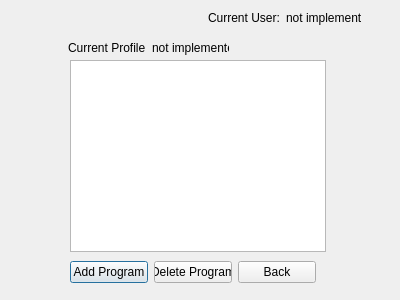
<?xml version="1.0" encoding="UTF-8"?>
<ui version="4.0">
 <class>LoadProfile</class>
 <widget class="QDialog" name="LoadProfile">
  <property name="geometry">
   <rect>
    <x>0</x>
    <y>0</y>
    <width>400</width>
    <height>300</height>
   </rect>
  </property>
  <property name="windowTitle">
   <string>Dialog</string>
  </property>
  <widget class="QListView" name="applicationListView">
   <property name="geometry">
    <rect>
     <x>70</x>
     <y>60</y>
     <width>256</width>
     <height>192</height>
    </rect>
   </property>
  </widget>
  <widget class="QWidget" name="">
   <property name="geometry">
    <rect>
     <x>208</x>
     <y>10</y>
     <width>153</width>
     <height>15</height>
    </rect>
   </property>
   <layout class="QHBoxLayout" name="horizontalLayout">
    <item>
     <widget class="QLabel" name="currentUserLabel">
      <property name="text">
       <string>Current User:</string>
      </property>
     </widget>
    </item>
    <item>
     <widget class="QLabel" name="showUsernameLabel">
      <property name="text">
       <string>not implemented</string>
      </property>
     </widget>
    </item>
   </layout>
  </widget>
  <widget class="QWidget" name="">
   <property name="geometry">
    <rect>
     <x>68</x>
     <y>40</y>
     <width>161</width>
     <height>15</height>
    </rect>
   </property>
   <layout class="QHBoxLayout" name="horizontalLayout_2">
    <item>
     <widget class="QLabel" name="currentProfileLabel">
      <property name="text">
       <string>Current Profile:</string>
      </property>
     </widget>
    </item>
    <item>
     <widget class="QLabel" name="showCurrentProfileLabel">
      <property name="text">
       <string>not implemented</string>
      </property>
     </widget>
    </item>
   </layout>
  </widget>
  <widget class="QWidget" name="">
   <property name="geometry">
    <rect>
     <x>70</x>
     <y>260</y>
     <width>246</width>
     <height>25</height>
    </rect>
   </property>
   <layout class="QHBoxLayout" name="horizontalLayout_3">
    <item>
     <widget class="QPushButton" name="addProgramButton">
      <property name="text">
       <string>Add Program</string>
      </property>
     </widget>
    </item>
    <item>
     <widget class="QPushButton" name="deleteProgramButton">
      <property name="text">
       <string>Delete Program</string>
      </property>
     </widget>
    </item>
    <item>
     <widget class="QPushButton" name="backButton">
      <property name="text">
       <string>Back</string>
      </property>
     </widget>
    </item>
   </layout>
  </widget>
 </widget>
 <resources/>
 <connections/>
</ui>
